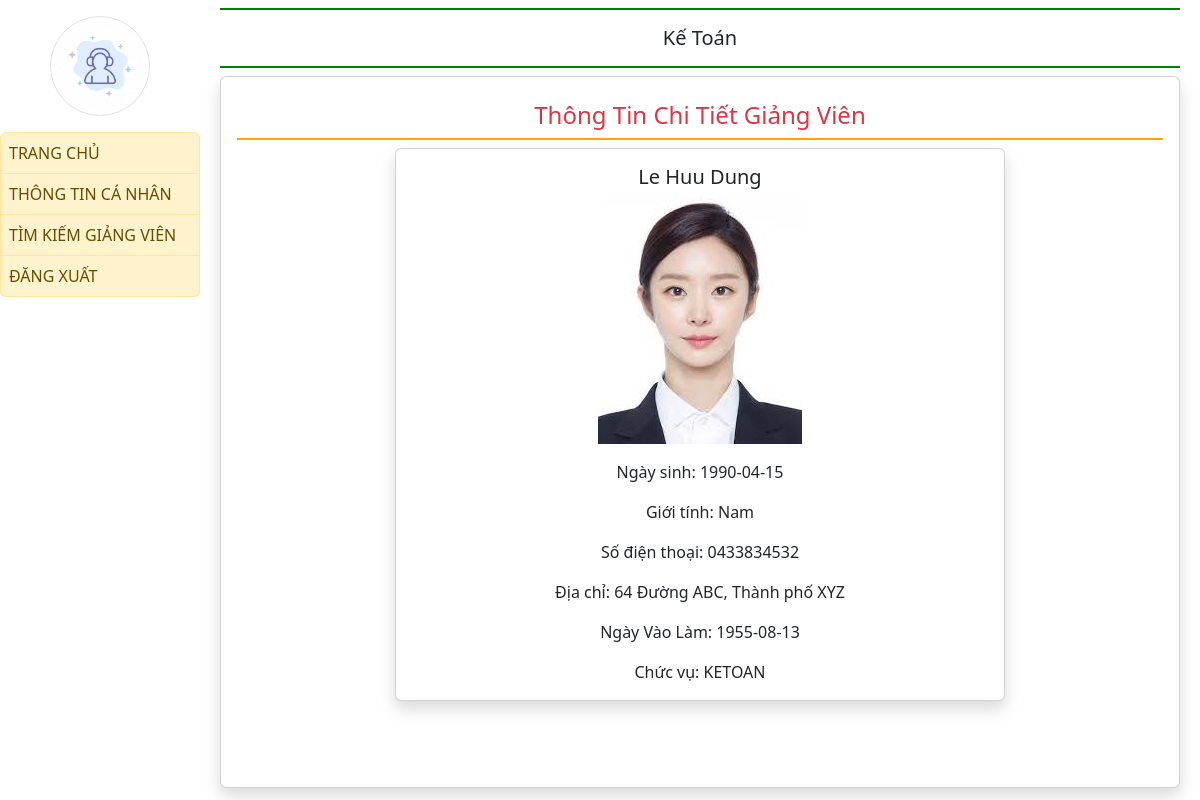
Page /view/2/ on the committed database.
### quanlyluong/models.py (models this page shows)
class GIANGVIEN(models.Model):
    MAGIANGVIEN = models.CharField(max_length= 8, primary_key=True, unique=True)
    MATD = models.ForeignKey(TRINHDO, on_delete=models.CASCADE) #Mã trình độ
    HOTEN = models.CharField(max_length=50)
    NGAYSINH = models.CharField(max_length=10)
    GIOITINH = models.BooleanField()
    SODIENTHOAI = models.CharField(max_length=10)
    DIACHI = models.CharField(max_length=100)
    MABAC = models.ForeignKey(CAPBAC, on_delete=models.CASCADE) #Mã bậc
    NGAYVAOLAM = models.CharField(max_length=10)
    CHUCVU = models.CharField(max_length=50)
    MANGACH = models.ForeignKey(NGACH, on_delete=models.CASCADE)
    SOTIETDAY = models.IntegerField()

### quanlyluong/views.py (the view)
# urls.py: path('view/<int:magiangvien>/', views.view, name='view'),
def view(request, magiangvien):
    giangvien = get_object_or_404(GIANGVIEN, MAGIANGVIEN=magiangvien)
    return render(request, 'login/view.html', {'giang_vien': giangvien})

### quanlyluong/templates/login/view.html
{% extends 'login/emp_base.html' %}
{% load static %}
{% block main %}
    <h4 class="text-danger p-2" style="border-bottom: 2px solid orange; text-align: center;">Thông Tin Chi Tiết Giảng Viên</h4>
    <div class="row justify-content-center">
        <div class="col-md-8 mb-4">
            <div class="card shadow">
                <div class="card-body text-center">
                    <h5 class="card-title">{{ giang_vien.HOTEN }}</h5>
                    <img src="{% static 'app/images/ketoan.jpg' %}" alt="Avatar" class="img-fluid mb-3">
                    <p class="card-text">Ngày sinh: {{ giang_vien.NGAYSINH }}</p>
                    <p class="card-text">Giới tính: {% if giang_vien.GIOITINH %} Nam {% else %} Nữ {% endif %}</p>
                    <p class="card-text">Số điện thoại: {{ giang_vien.SODIENTHOAI }}</p>
                    <p class="card-text">Địa chỉ: {{ giang_vien.DIACHI }}</p>
                    <p class="card-text">Ngày Vào Làm: {{ giang_vien.NGAYVAOLAM }}</p>
                    <p class="card-text">Chức vụ: {{ giang_vien.CHUCVU }}</p>
                </div>
            </div>
        </div>
    </div>
{% endblock %}

### rows in the picture
GIANGVIEN: HOTEN "Le Huu Dung", NGAYSINH "1990-04-15", SODIENTHOAI "0433834532", DIACHI "64 Đường ABC, Thành phố XYZ", NGAYVAOLAM "1955-08-13", CHUCVU "KETOAN"
